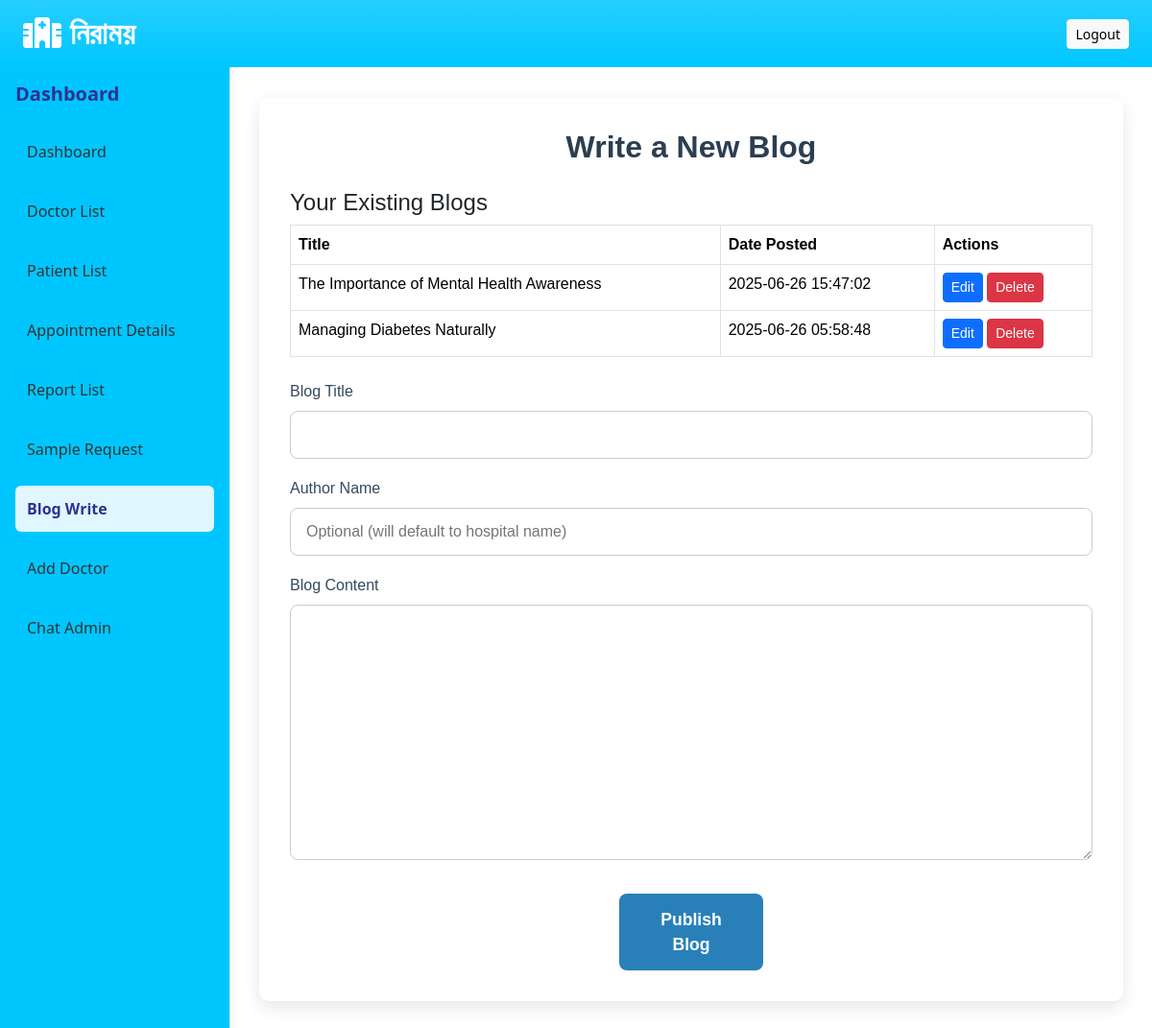
Page /Hospital_DashBord/blogWrite.php (signed in) on the committed database.
### tables this page shows
CREATE TABLE `blog_posts` (
  `id` int(11) NOT NULL,
  `hospital_id` int(11) NOT NULL,
  `title` varchar(255) NOT NULL,
  `author` varchar(100) DEFAULT NULL,
  `thumbnail_url` varchar(500) DEFAULT NULL,
  `content` longtext NOT NULL,
  `tags` varchar(255) DEFAULT NULL,
  `created_at` timestamp NOT NULL DEFAULT current_timestamp(),
  `updated_at` timestamp NOT NULL DEFAULT current_timestamp() ON UPDATE current_timestamp(),
  `views` int(11) DEFAULT 0
);

### Hospital_DashBord/blogWrite.php (the view, shortened to what this page needs)
<?php
include "../Connection.php";
$hospital_id = $_SESSION['hospital_id'];
$blogs = [];
$stmt = $conn->prepare("SELECT id, title, created_at FROM blog_posts WHERE hospital_id = ? ORDER BY created_at DESC");
$stmt->bind_param("i", $hospital_id);
$stmt->execute();
$result = $stmt->get_result();
while ($row = $result->fetch_assoc()) {
    $blogs[] = $row;
}
?>
<!DOCTYPE html>
<html lang="en">
<head>
  <link rel="stylesheet" href="blogWrite.css" />
  <link href="https://cdn.jsdelivr.net/npm/bootstrap@5.3.3/dist/css/bootstrap.min.css" rel="stylesheet">
  <link href="https://cdnjs.cloudflare.com/ajax/libs/font-awesome/6.5.0/css/all.min.css" rel="stylesheet" />
</head>
<body>
  <nav class="navbar bg-gradient text-white px-4 py-3 d-flex justify-content-between">
    <h2 id="h2tag" class="mb-0"><i class="fa-solid fa-hospital"></i> নিরাময়</h2>
    <a href="../logout.php" class="btn btn-light btn-sm">Logout</a>
  </nav>
  <div class="d-flex">
    <aside class="sidebar d-flex flex-column p-3">
      <h5 class="mb-4 fw-bold">Dashboard</h5>
      <ul class="nav flex-column">
        <li class="nav-item"><a class="nav-link" href="dashboard.php">Dashboard</a></li>
        <li class="nav-item"><a class="nav-link" href="doctorlist.php">Doctor List</a></li>
        <li class="nav-item"><a class="nav-link" href="patient.php">Patient List</a></li>
        <li class="nav-item"><a class="nav-link" href="appointmentDetails.php">Appointment Details</a></li>
        <li class="nav-item"><a class="nav-link" href="report.php">Report List</a></li>
        <li class="nav-item"><a class="nav-link" href="sampleRq.php">Sample Request</a></li>
        <li class="nav-item"><a class="nav-link active" href="blogWrite.php">Blog Write</a></li>
        <li class="nav-item"><a class="nav-link" href="addDoctor.php">Add Doctor</a></li>
        <li class="nav-item"><a class="nav-link" href="chatAdmin.php">Chat Admin</a></li>
      </ul>
    </aside>
    <main class="content flex-fill">
      <div class="blog-form-container">
        <h2>Write a New Blog</h2>
        <?php if (!empty($blogs)): ?>
        <div class="mb-4">
          <h4>Your Existing Blogs</h4>
          <table class="table table-bordered">
            <thead>
              <tr>
                <th>Title</th>
                <th>Date Posted</th>
                <th>Actions</th>
              </tr>
            </thead>
            <tbody>
              <?php foreach ($blogs as $blog): ?>
              <tr>
                <td><?= htmlspecialchars($blog['title']) ?></td>
                <td><?= htmlspecialchars($blog['created_at']) ?></td>
                <td>
                  <a href="edit/editBlog.php?id=<?= $blog['id'] ?>" class="btn btn-sm btn-primary">Edit</a>
                  <a href="blogWrite.php?delete=<?= $blog['id'] ?>" class="btn btn-sm btn-danger" onclick="return confirm('Are you sure you want to delete this blog?')">Delete</a>
                </td>
              </tr>
              <?php endforeach; ?>
            </tbody>
          </table>
        </div>
        <?php endif; ?>
        <form action="" method="post" enctype="multipart/form-data">
          <div class="form-group">
            <label for="title">Blog Title</label>
            <input type="text" id="title" name="title" required>
          </div>
          <div class="form-group">
            <label for="author">Author Name</label>
            <input type="text" id="author" name="author" placeholder="Optional (will default to hospital name)">
          </div>
          <div class="form-group">
            <label for="content">Blog Content</label>
            <textarea id="content" name="content" rows="10" required></textarea>
          </div>
          <button type="submit">Publish Blog</button>
        </form>
      </div>
    </main>
  </div>
</body>
</html>

### Hospital_DashBord/blogWrite.css (style rules this page uses)
body { font-family: 'Segoe UI', Tahoma, Geneva, Verdana, sans-serif; background-color: #0066ff; margin: 0; padding: 0; color: #333; }
.bg-gradient { background: linear-gradient(to right, #2e3192, #1bffff); }
#h2tag { color: #ffffff; font-weight: 900; font-family: 'Franklin Gothic Medium', 'Arial Narrow', Arial, sans-serif; }
.sidebar { width: 240px; background-color: #00c6ff; min-height: 100vh; border-right: 1px solid #dee2e6; box-shadow: 2px 0 8px rgba(0, 0, 0, 0.05); }
.sidebar h5 { color: #2e3192; }
.navbar { background-color: #00c6ff; }
.sidebar .nav-link { color: #333; margin-bottom: 14px; border-radius: 6px; padding: 12px; transition: 0.3s; font-weight: 500; }
.sidebar .nav-link:hover, .sidebar .nav-link.active { background-color: #e0f7ff; color: #2e3192; font-weight: 600; }
main.content { padding: 2rem; max-width: 900px; margin: 2rem auto; background-color: #fff; border-radius: 10px; box-shadow: 0 6px 18px rgba(0,0,0,0.1); font-family: 'Poppins', sans-serif; }
.blog-form-container h2 { margin-bottom: 1.5rem; font-weight: 600; color: #2c3e50; text-align: center; }
.blog-form-container form { display: flex; flex-direction: column; gap: 1.2rem; }
.blog-form-container .form-group { display: flex; flex-direction: column; }
.blog-form-container label { margin-bottom: 0.5rem; font-weight: 500; color: #34495e; }
.blog-form-container input[type="text"], .blog-form-container input[type="file"], .blog-form-container textarea { padding: 0.75rem 1rem; border: 1.5px solid #ccc; border-radius: 8px; font-size: 1rem; transition: border-color 0.3s ease; resize: vertical; }
.blog-form-container button[type="submit"] { background-color: #2980b9; color: white; border: none; padding: 0.85rem 1.5rem; border-radius: 8px; font-weight: 600; font-size: 1.1rem; cursor: pointer; align-self: center; transition: background-color 0.3s ease; width: 150px; margin-top: 1rem; }

### rows in the picture
blog_posts: title "The Importance of Mental Health Awareness", created_at "2025-06-26 15:47:02"
blog_posts: title "Managing Diabetes Naturally", created_at "2025-06-26 05:58:48"
